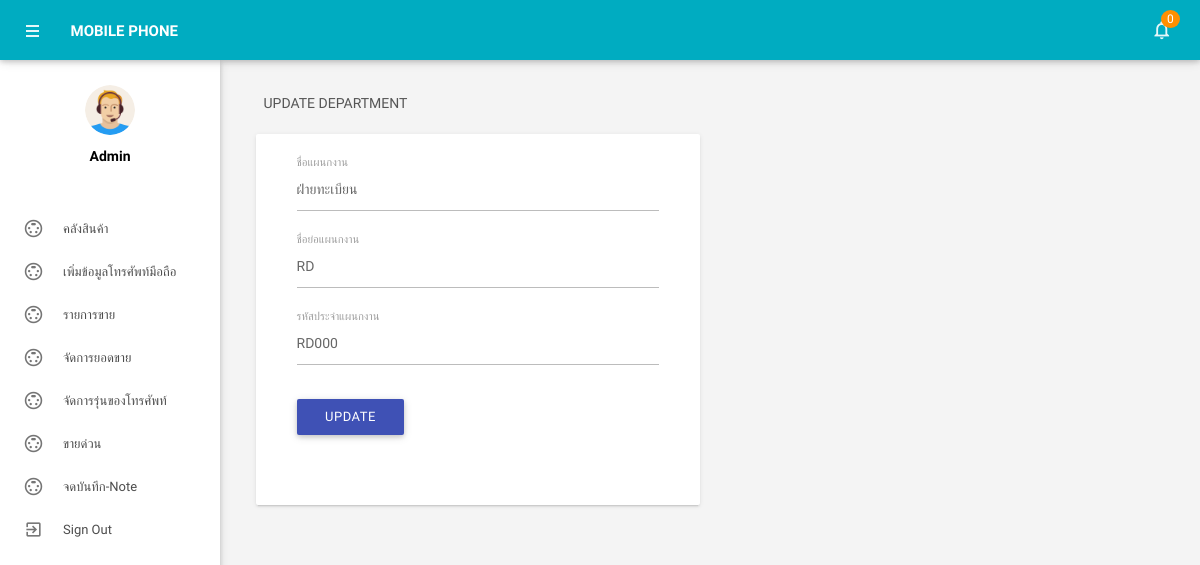
Screenshot of /admin/editdepartment.php?deptid=1 (signed in) with the database file from the repository.
### tables this page shows
CREATE TABLE IF NOT EXISTS tbldepartments(
  `id` int(11) NOT NULL,
  `DepartmentName` varchar(150) DEFAULT NULL,
  `DepartmentShortName` varchar(100) NOT NULL,
  `DepartmentCode` varchar(50) DEFAULT NULL,
  `CreationDate` timestamp NULL DEFAULT CURRENT_TIMESTAMP
)CHARACTER SET utf8;

### admin/editdepartment.php (the view, shortened to what this page needs)
<?php
include('includes/config.php');
if(strlen($_SESSION['alogin'])==0)
    {
header('location:index.php');
}
else{
    ?>
<!DOCTYPE html>
<html lang="en">
    <head>
        <link type="text/css" rel="stylesheet" href="../assets/plugins/materialize/css/materialize.min.css"/>
        <link href="../assets/plugins/material-preloader/css/materialPreloader.min.css" rel="stylesheet">
        <link href="../assets/css/alpha.min.css" rel="stylesheet" type="text/css"/>
        <link href="../assets/css/custom.css" rel="stylesheet" type="text/css"/>
    </head>
    <body>
  <?php include('includes/header.php');?>
       <?php include('includes/sidebar.php');?>
            <main class="mn-inner">
                <div class="row">
                    <div class="col s12">
                        <div class="page-title">Update Department</div>
                    </div>
                    <div class="col s12 m12 l6">
                        <div class="card">
                            <div class="card-content">
                                <div class="row">
                                    <form class="col s12" name="chngpwd" method="post">
<?php
$did=intval($_GET['deptid']);
$sql = "SELECT * from tbldepartments WHERE id=:did";
$query = $dbh -> prepare($sql);
$query->bindParam(':did',$did,PDO::PARAM_STR);
$query->execute();
$results=$query->fetchAll(PDO::FETCH_OBJ);
if($query->rowCount() > 0)
{
foreach($results as $result)
{               ?>
                                        <div class="row">
                                            <div class="input-field col s12">
<input id="departmentname" type="text"  class="validate" autocomplete="off" name="departmentname" value="<?php echo htmlentities($result->DepartmentName);?>"  required>
                                                <label for="deptname">ชื่อแผนกงาน</label>
                                            </div>
          <div class="input-field col s12">
<input id="departmentshortname" type="text"  class="validate" autocomplete="off" value="<?php echo htmlentities($result->DepartmentShortName);?>" name="departmentshortname"  required>
                                                <label for="deptshortname">ชื่อย่อแผนกงาน</label>
                                            </div>
  <div class="input-field col s12">
 <input id="deptcode" type="text" name="deptcode" class="validate" autocomplete="off" value="<?php echo htmlentities($result->DepartmentCode);?>" required>
                                                <label for="password">รหัสประจำแผนกงาน</label>
                                            </div>
<?php }} ?>
<div class="input-field col s12">
<button type="submit" name="update" class="waves-effect waves-light btn indigo m-b-xs">UPDATE</button>
</div>
                                        </div>
                                    </form>
                                </div>
                            </div>
                        </div>
                    </div>
                </div>
            </main>
        </div>
        <div class="left-sidebar-hover"></div>
    </body>
</html>
<?php } ?>

### admin/editdepartment.php (style rules this page uses)
body { font-family: 'IBM Plex Sans Thai Looped', sans-serif; }

### rows the page displays
tbldepartments: departmentname "ฝ่ายทะเบียน", departmentshortname "RD", deptcode "RD000"

### other values shown
$unreadcount "0"
